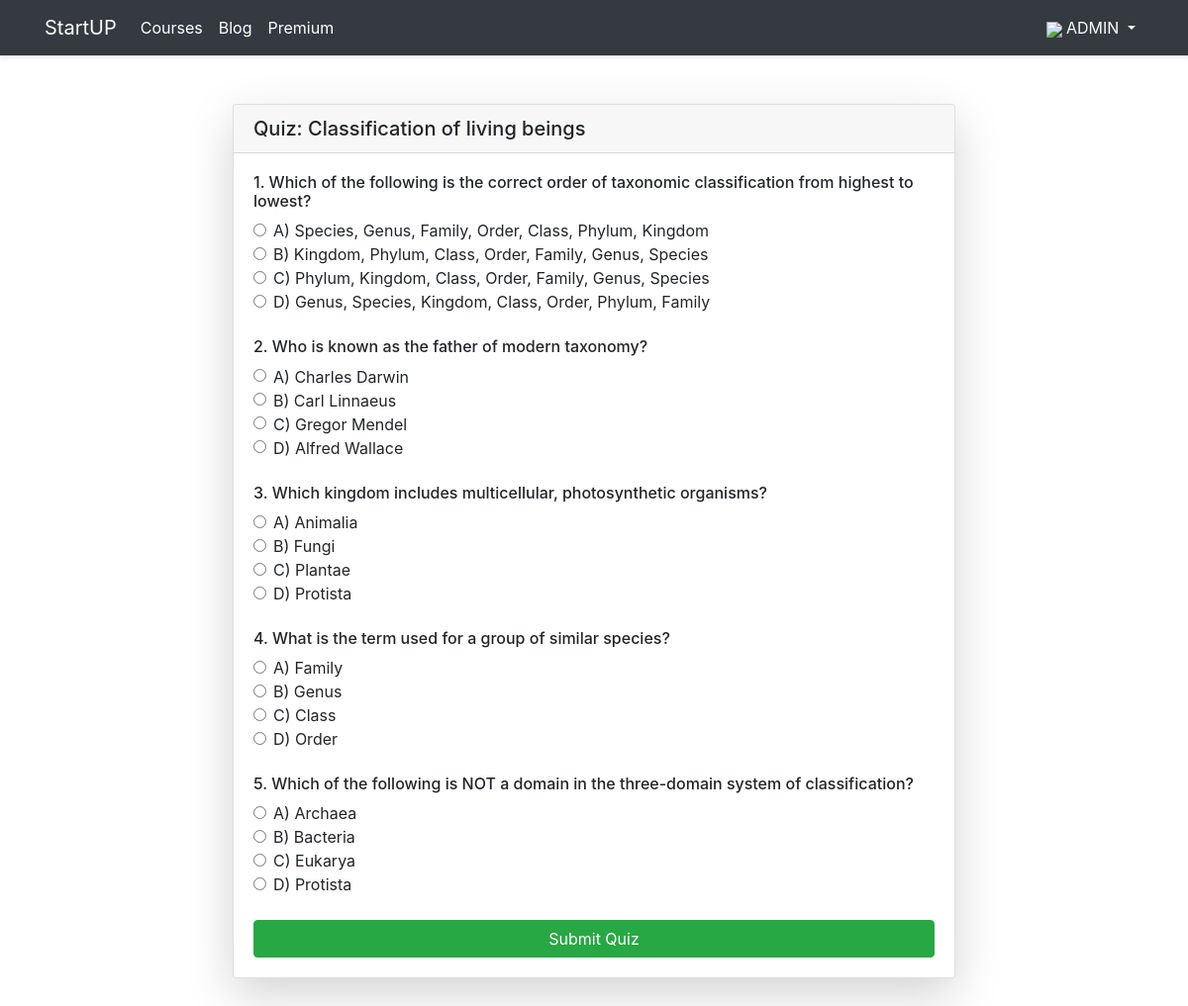
/quiz/13/ (signed in), run on the app's committed database.
### mysite/models.py (models this page shows, shortened)
class Section(models.Model):
    title = models.CharField(max_length=100)
    course = models.ForeignKey(Course, on_delete=models.CASCADE)

class Quiz(models.Model):
    section = models.ForeignKey(Section, on_delete=models.CASCADE)
    question = models.TextField()
    option1 = models.CharField(max_length=100)
    option2 = models.CharField(max_length=100)
    option3 = models.CharField(max_length=100)
    option4 = models.CharField(max_length=100)
    answer = models.CharField(max_length=100)

### mysite/views.py (the view)
# urls.py: path('quiz/<int:section_id>/', views.quiz_page, name='quiz_page'),
def quiz_page(request, section_id):
    section = get_object_or_404(Section, id=section_id)
    questions = Quiz.objects.filter(section=section)
    return render(request, 'course/quiz_template.html', {
        'section': section,
        'questions': questions
    })

### templates/course/quiz_template.html (shortened to what this page needs)
{% extends 'base.html' %}
{% block body %}
<div class="container my-5">
    <div class="row">
        <div class="col-md-8 offset-md-2">
            <div class="card shadow-lg">
                <h5 class="card-header">Quiz: {{ section.title }}</h5>
                <div class="card-body">
                    <form method="POST" action="{% url 'submit_quiz' section_id=section.id %}">
                        {% for question in questions %}
                        <div class="mb-4">
                            <h6>{{ forloop.counter }}. {{ question.question }}</h6>
                            <div class="form-group">
                                <div class="form-check">
                                    <input class="form-check-input" type="radio" name="question_{{ question.id }}" value="{{ question.option1 }}" required>
                                    <label class="form-check-label">{{ question.option1 }}</label>
                                </div>
                                <div class="form-check">
                                    <input class="form-check-input" type="radio" name="question_{{ question.id }}" value="{{ question.option2 }}">
                                    <label class="form-check-label">{{ question.option2 }}</label>
                                </div>
                                <div class="form-check">
                                    <input class="form-check-input" type="radio" name="question_{{ question.id }}" value="{{ question.option3 }}">
                                    <label class="form-check-label">{{ question.option3 }}</label>
                                </div>
                                <div class="form-check">
                                    <input class="form-check-input" type="radio" name="question_{{ question.id }}" value="{{ question.option4 }}">
                                    <label class="form-check-label">{{ question.option4 }}</label>
                                </div>
                            </div>
                        </div>
                        {% endfor %}
                        <button type="submit" class="btn btn-success btn-block mt-4">Submit Quiz</button>
                    </form>
                </div>
            </div>
        </div>
    </div>
</div>
{% endblock body %}

### templates/base.html (shortened to what this page needs)
<!doctype html>
<html lang="en">
{% load static %}
<head>
  <link rel="stylesheet" href="https://stackpath.bootstrapcdn.com/bootstrap/4.5.2/css/bootstrap.min.css"
>
</head>
<body>
  <nav class="navbar navbar-expand-lg navbar-dark bg-dark border-bottom shadow-sm">
    <div class="container">
      <a class="navbar-brand" href="{% url 'home' %}">StartUP</a>
      <div class="collapse navbar-collapse" id="navbarSupportedContent">
        <ul class="navbar-nav mr-auto">
          <li class="nav-item active">
            <a class="nav-link" href="{% url 'courses' %}">Courses </a>
          </li>
          <li class="nav-item active">
            <a class="nav-link" href="{% url 'bloghome' %}">Blog</a>
          </li>
          <li class="nav-item active">
            <a class="nav-link" href="{% url 'pricing' %}">Premium</a>
          </li>
        </ul>
        <ul class="navbar-nav">
          {% if user.is_authenticated %}
          <li class="nav-item dropdown active">
        <a class="nav-link dropdown-toggle" href="#" id="studentDropdown" role="button" data-toggle="dropdown" aria-haspopup="true" aria-expanded="false">
         <img src="https://img.icons8.com/color/24/000000/user-male-circle.png"/> {{ request.user|upper }}
        </a>
      </li>
          {% endif %}
        </ul>
      </div>
    </div>
  </nav>
  {% block body %}
  {% endblock body %}
</body>
</html>

### data on the page
Section: title "Classification of living beings"
Quiz: question "Which of the following is the correct order of taxonomic classification from highest to lowest?", option1 "A) Species, Genus, Family, Order, Class, Phylum, Kingdom", option2 "B) Kingdom, Phylum, Class, Order, Family, Genus, Species", option3 "C) Phylum, Kingdom, Class, Order, Family, Genus, Species", option4 "D) Genus, Species, Kingdom, Class, Order, Phylum, Family"
Quiz: question "Who is known as the father of modern taxonomy?", option1 "A) Charles Darwin", option2 "B) Carl Linnaeus", option3 "C) Gregor Mendel", option4 "D) Alfred Wallace"
Quiz: question "Which kingdom includes multicellular, photosynthetic organisms?", option1 "A) Animalia", option2 "B) Fungi", option3 "C) Plantae", option4 "D) Protista"
Quiz: question "What is the term used for a group of similar species?", option1 "A) Family", option2 "B) Genus", option3 "C) Class", option4 "D) Order"
Quiz: question "Which of the following is NOT a domain in the three-domain system of classification?", option1 "A) Archaea", option2 "B) Bacteria", option3 "C) Eukarya", option4 "D) Protista"

### other printed values
{{ request.user|upper }} "ADMIN"
